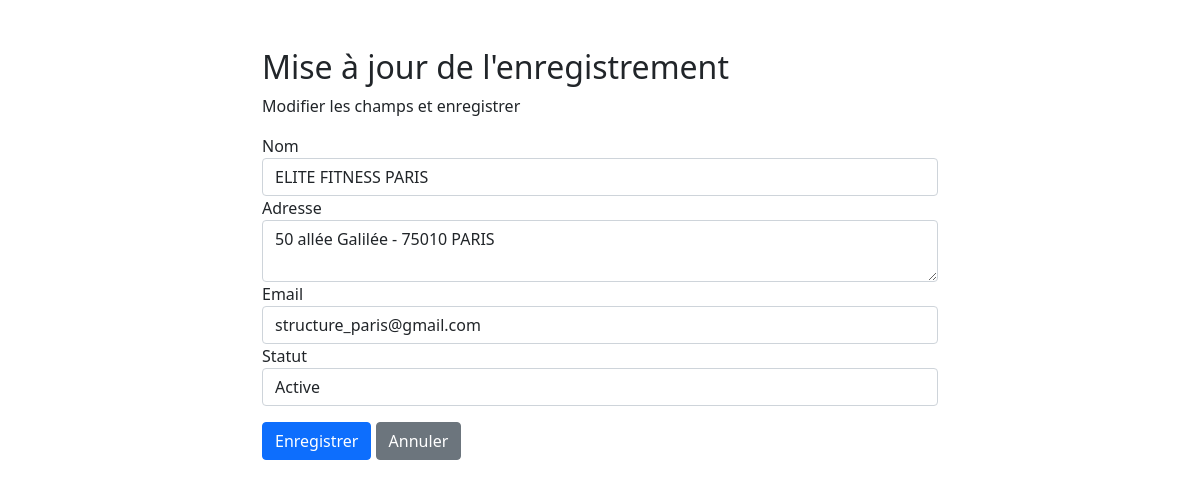
Screenshot of /elite-fitness/pages/crud_structures/update.php?id=1 with the database file from the repository.
### tables this page shows
CREATE TABLE `structure` (
  `id` int(11) NOT NULL,
  `partners_id` int(11) DEFAULT NULL,
  `relation_id` int(11) DEFAULT NULL,
  `nom` varchar(100) NOT NULL,
  `adresse` varchar(100) NOT NULL,
  `email` varchar(100) NOT NULL,
  `statut` varchar(10) NOT NULL,
  `image` varchar(500) DEFAULT NULL
);

### elite-fitness/pages/crud_structures/update.php (the view, shortened to what this page needs)
<?php
require_once "config.php";
$nom = $adresse = $email = $statut = "";
$name_err = $adresse_err = $email_err = $statut_err = "";
if(isset($_POST["id"]) && !empty($_POST["id"])){
    $id = $_POST["id"];
    $input_name = trim($_POST["nom"]);
    if(empty($input_name)){
        $name_err = "Veillez entrez un nom.";
    } elseif(!filter_var($input_name, FILTER_VALIDATE_REGEXP, array("options"=>array("regexp"=>"/^[a-zA-Z\s]+$/")))){
        $name_err = "Veillez entrez un nom valide.";
    } else{
        $nom = $input_name;
    }
    $input_adresse = trim($_POST["adresse"]);
    if(empty($input_adresse)){
        $adresse_err = "Veillez entrez une adresse.";
    } else{
        $adresse = $input_adresse;
    }
    $input_email = trim($_POST["email"]);
    if(empty($input_email)){
        $email_err = "Veillez entrez l'email.";
    } else{
        $email = $input_email;
    }
    $input_statut = trim($_POST["statut"]);
    if(empty($input_statut)){
        $statut_err = "Veillez entrez le statut.";
    } else{
        $statut = $input_statut;
    }
    if(empty($name_err) && empty($adresse_err) && empty($email_err) && empty($statut_err)){
        $sql = "UPDATE structure SET nom=?, adresse=?, email=?, statut=? WHERE id=?";
        if($stmt = mysqli_prepare($link, $sql)){
            mysqli_stmt_bind_param($stmt, "ssssi", $param_nom, $param_adresse, $param_email, $param_statut, $param_id);
            $param_nom = $nom;
            $param_adresse = $adresse;
            $param_email = $email;
            $param_statut = $statut;
            $param_id = $id;
            if(mysqli_stmt_execute($stmt)){
                header("location: ../modif_structures.php");
                exit();
            } else{
                echo "Oops! une erreur est survenue.";
            }
        }
        mysqli_stmt_close($stmt);
    }
    mysqli_close($link);
} else{
    if(isset($_GET["id"]) && !empty(trim($_GET["id"]))){
        $sql = "SELECT * FROM structure WHERE id = ?";
        if($stmt = mysqli_prepare($link, $sql)){
            mysqli_stmt_bind_param($stmt, "i", $param_id);
            if(mysqli_stmt_execute($stmt)){
                $result = mysqli_stmt_get_result($stmt);
                if(mysqli_num_rows($result) == 1){
                    $row = mysqli_fetch_array($result, MYSQLI_ASSOC);
                    $nom = $row["nom"];
                    $adresse = $row["adresse"];
                    $email = $row["email"];
                    $statut = $row["statut"];
                } else{
                    header("location: error.php");
                    exit();
                }
            } else{
                echo "Oops! une erreur est survenue.";
            }
        }
    }  else{
        header("location: error.php");
        exit();
    }
}
?>
<!DOCTYPE html>
<html lang="en">
<head>
    <link href="https://cdn.jsdelivr.net/npm/bootstrap@5.1.3/dist/css/bootstrap.min.css" rel="stylesheet">
</head>
<body>
    <div class="wrapper">
        <div class="container-fluid">
            <div class="row">
                <div class="col-md-12">
                    <h2 class="mt-5">Mise à jour de l'enregistrement</h2>
                    <p>Modifier les champs et enregistrer</p>
                    <form action="<?php echo htmlspecialchars(basename($_SERVER['REQUEST_URI'])); ?>" method="post">
                        <div class="form-group">
                            <label>Nom</label>
                            <input type="text" name="nom" class="form-control <?php echo (!empty($name_err)) ? 'is-invalid' : ''; ?>" value="<?php echo $nom; ?>">
                        </div>
                        <div class="form-group">
                            <label>Adresse</label>
                            <textarea name="adresse" class="form-control <?php echo (!empty($adresse_err)) ? 'is-invalid' : ''; ?>"><?php echo $adresse; ?></textarea>
                        </div>
                        <div class="form-group">
                            <label>Email</label>
                            <input type="text" name="email" class="form-control <?php echo (!empty($email_err)) ? 'is-invalid' : ''; ?>" value="<?php echo $email; ?>">
                        </div>
                        <div class="form-group">
                            <label>Statut</label>
                           <select name="statut" id="statut"  class="form-control <?php echo (!empty($statut_err)) ? 'is-invalid' : ''; ?>" value="<?php echo $statut; ?>">
							<option value="1">Active</option>
							</select>
                        </div>
                        <input type="submit" class="btn btn-primary mt-3" value="Enregistrer">
                        <a href="../modif_structures.php" class="btn btn-secondary mt-3 ml-2">Annuler</a>
                    </form>
                </div>
            </div>
        </div>
    </div>
</body>
</html>

### elite-fitness/pages/crud_structures/update.php (style rules this page uses)
.wrapper { width: 700px; margin: 0 auto; }

### rows the page displays
structure: nom "ELITE FITNESS PARIS", adresse "50 allée Galilée - 75010 PARIS", email "structure_paris@gmail.com", statut "Active"
